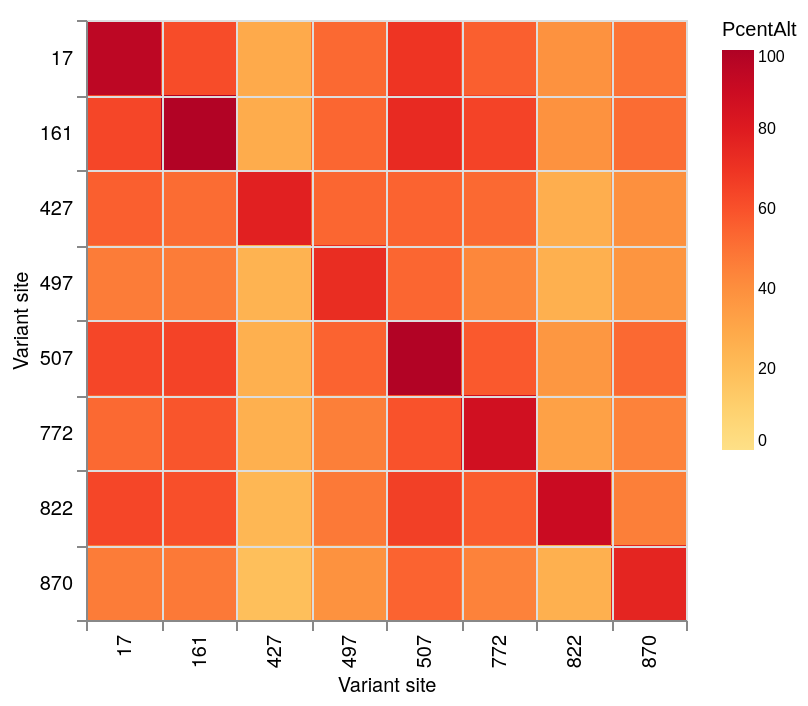

Write the Vega-Lite specification saved for this chart.
### Vega-Lite specification from a JSON file in a GitHub repository (floating-point values rounded to 4 significant figures)
{"$schema": "https://vega.github.io/schema/vega-lite/v5.json", "data": {"values": [{"SNP1": 17, "SNP2": 17, "Alt": 156, "Ref": 1, "Total": 165, "PcentAlt": 95.0, "PcentRef": 1.0}, {"SNP1": 17, "SNP2": 161, "Alt": 102, "Ref": 0, "Total": 165, "PcentAlt": 62.0, "PcentRef": 0.0}, {"SNP1": 17, "SNP2": 427, "Alt": 48, "Ref": 0, "Total": 165, "PcentAlt": 29.0, "PcentRef": 0.0}, {"SNP1": 17, "SNP2": 497, "Alt": 87, "Ref": 0, "Total": 165, "PcentAlt": 53.0, "PcentRef": 0.0}, {"SNP1": 17, "SNP2": 507, "Alt": 116, "Ref": 0, "Total": 165, "PcentAlt": 70.0, "PcentRef": 0.0}, {"SNP1": 17, "SNP2": 772, "Alt": 92, "Ref": 0, "Total": 165, "PcentAlt": 56.0, "PcentRef": 0.0}, {"SNP1": 17, "SNP2": 822, "Alt": 65, "Ref": 0, "Total": 165, "PcentAlt": 39.0, "PcentRef": 0.0}, {"SNP1": 17, "SNP2": 870, "Alt": 82, "Ref": 1, "Total": 165, "PcentAlt": 50.0, "PcentRef": 1.0}, {"SNP1": 161, "SNP2": 17, "Alt": 102, "Ref": 0, "Total": 160, "PcentAlt": 64.0, "PcentRef": 0.0}, {"SNP1": 161, "SNP2": 161, "Alt": 158, "Ref": 1, "Total": 160, "PcentAlt": 99.0, "PcentRef": 1.0}, {"SNP1": 161, "SNP2": 427, "Alt": 44, "Ref": 0, "Total": 160, "PcentAlt": 28.0, "PcentRef": 0.0}, {"SNP1": 161, "SNP2": 497, "Alt": 86, "Ref": 0, "Total": 160, "PcentAlt": 54.0, "PcentRef": 0.0}, {"SNP1": 161, "SNP2": 507, "Alt": 118, "Ref": 0, "Total": 160, "PcentAlt": 74.0, "PcentRef": 0.0}, {"SNP1": 161, "SNP2": 772, "Alt": 104, "Ref": 0, "Total": 160, "PcentAlt": 65.0, "PcentRef": 0.0}, {"SNP1": 161, "SNP2": 822, "Alt": 62, "Ref": 0, "Total": 160, "PcentAlt": 39.0, "PcentRef": 0.0}, {"SNP1": 161, "SNP2": 870, "Alt": 84, "Ref": 1, "Total": 160, "PcentAlt": 52.0, "PcentRef": 1.0}, {"SNP1": 427, "SNP2": 17, "Alt": 48, "Ref": 0, "Total": 85, "PcentAlt": 56.0, "PcentRef": 0.0}, {"SNP1": 427, "SNP2": 161, "Alt": 44, "Ref": 0, "Total": 85, "PcentAlt": 52.0, "PcentRef": 0.0}, {"SNP1": 427, "SNP2": 427, "Alt": 66, "Ref": 14, "Total": 85, "PcentAlt": 78.0, "PcentRef": 16.0}, {"SNP1": 427, "SNP2": 497, "Alt": 46, "Ref": 4, "Total": 85, "PcentAlt": 54.0, "PcentRef": 5.0}, {"SNP1": 427, "SNP2": 507, "Alt": 47, "Ref": 0, "Total": 85, "PcentAlt": 55.0, "PcentRef": 0.0}, {"SNP1": 427, "SNP2": 772, "Alt": 45, "Ref": 0, "Total": 85, "PcentAlt": 53.0, "PcentRef": 0.0}, {"SNP1": 427, "SNP2": 822, "Alt": 23, "Ref": 0, "Total": 85, "PcentAlt": 27.0, "PcentRef": 0.0}, {"SNP1": 427, "SNP2": 870, "Alt": 34, "Ref": 0, "Total": 85, "PcentAlt": 40.0, "PcentRef": 0.0}, {"SNP1": 497, "SNP2": 17, "Alt": 87, "Ref": 0, "Total": 184, "PcentAlt": 47.0, "PcentRef": 0.0}, {"SNP1": 497, "SNP2": 161, "Alt": 86, "Ref": 0, "Total": 184, "PcentAlt": 47.0, "PcentRef": 0.0}, {"SNP1": 497, "SNP2": 427, "Alt": 46, "Ref": 4, "Total": 184, "PcentAlt": 25.0, "PcentRef": 2.0}, {"SNP1": 497, "SNP2": 497, "Alt": 135, "Ref": 49, "Total": 184, "PcentAlt": 73.0, "PcentRef": 27.0}, {"SNP1": 497, "SNP2": 507, "Alt": 100, "Ref": 0, "Total": 184, "PcentAlt": 54.0, "PcentRef": 0.0}, {"SNP1": 497, "SNP2": 772, "Alt": 80, "Ref": 0, "Total": 184, "PcentAlt": 43.0, "PcentRef": 0.0}, {"SNP1": 497, "SNP2": 822, "Alt": 48, "Ref": 4, "Total": 184, "PcentAlt": 26.0, "PcentRef": 2.0}, {"SNP1": 497, "SNP2": 870, "Alt": 69, "Ref": 9, "Total": 184, "PcentAlt": 38.0, "PcentRef": 5.0}, {"SNP1": 507, "SNP2": 17, "Alt": 116, "Ref": 0, "Total": 182, "PcentAlt": 64.0, "PcentRef": 0.0}, {"SNP1": 507, "SNP2": 161, "Alt": 118, "Ref": 0, "Total": 182, "PcentAlt": 65.0, "PcentRef": 0.0}, {"SNP1": 507, "SNP2": 427, "Alt": 47, "Ref": 0, "Total": 182, "PcentAlt": 26.0, "PcentRef": 0.0}, {"SNP1": 507, "SNP2": 497, "Alt": 100, "Ref": 0, "Total": 182, "PcentAlt": 55.0, "PcentRef": 0.0}, {"SNP1": 507, "SNP2": 507, "Alt": 181, "Ref": 0, "Total": 182, "PcentAlt": 99.0, "PcentRef": 0.0}, {"SNP1": 507, "SNP2": 772, "Alt": 105, "Ref": 0, "Total": 182, "PcentAlt": 58.0, "PcentRef": 0.0}, {"SNP1": 507, "SNP2": 822, "Alt": 67, "Ref": 0, "Total": 182, "PcentAlt": 37.0, "PcentRef": 0.0}, {"SNP1": 507, "SNP2": 870, "Alt": 97, "Ref": 0, "Total": 182, "PcentAlt": 53.0, "PcentRef": 0.0}, {"SNP1": 772, "SNP2": 17, "Alt": 92, "Ref": 0, "Total": 175, "PcentAlt": 53.0, "PcentRef": 0.0}, {"SNP1": 772, "SNP2": 161, "Alt": 104, "Ref": 0, "Total": 175, "PcentAlt": 59.0, "PcentRef": 0.0}, {"SNP1": 772, "SNP2": 427, "Alt": 45, "Ref": 0, "Total": 175, "PcentAlt": 26.0, "PcentRef": 0.0}, {"SNP1": 772, "SNP2": 497, "Alt": 80, "Ref": 0, "Total": 175, "PcentAlt": 46.0, "PcentRef": 0.0}, {"SNP1": 772, "SNP2": 507, "Alt": 105, "Ref": 0, "Total": 175, "PcentAlt": 60.0, "PcentRef": 0.0}, {"SNP1": 772, "SNP2": 772, "Alt": 152, "Ref": 0, "Total": 175, "PcentAlt": 87.0, "PcentRef": 0.0}, {"SNP1": 772, "SNP2": 822, "Alt": 58, "Ref": 0, "Total": 175, "PcentAlt": 33.0, "PcentRef": 0.0}, {"SNP1": 772, "SNP2": 870, "Alt": 78, "Ref": 0, "Total": 175, "PcentAlt": 45.0, "PcentRef": 0.0}, {"SNP1": 822, "SNP2": 17, "Alt": 65, "Ref": 0, "Total": 101, "PcentAlt": 64.0, "PcentRef": 0.0}, {"SNP1": 822, "SNP2": 161, "Alt": 62, "Ref": 0, "Total": 101, "PcentAlt": 61.0, "PcentRef": 0.0}, {"SNP1": 822, "SNP2": 427, "Alt": 23, "Ref": 0, "Total": 101, "PcentAlt": 23.0, "PcentRef": 0.0}, {"SNP1": 822, "SNP2": 497, "Alt": 48, "Ref": 4, "Total": 101, "PcentAlt": 48.0, "PcentRef": 4.0}, {"SNP1": 822, "SNP2": 507, "Alt": 67, "Ref": 0, "Total": 101, "PcentAlt": 66.0, "PcentRef": 0.0}, {"SNP1": 822, "SNP2": 772, "Alt": 58, "Ref": 0, "Total": 101, "PcentAlt": 57.0, "PcentRef": 0.0}, {"SNP1": 822, "SNP2": 822, "Alt": 91, "Ref": 9, "Total": 101, "PcentAlt": 90.0, "PcentRef": 9.0}, {"SNP1": 822, "SNP2": 870, "Alt": 46, "Ref": 1, "Total": 101, "PcentAlt": 46.0, "PcentRef": 1.0}, {"SNP1": 870, "SNP2": 17, "Alt": 82, "Ref": 1, "Total": 175, "PcentAlt": 47.0, "PcentRef": 1.0}, {"SNP1": 870, "SNP2": 161, "Alt": 84, "Ref": 1, "Total": 175, "PcentAlt": 48.0, "PcentRef": 1.0}, {"SNP1": 870, "SNP2": 427, "Alt": 34, "Ref": 0, "Total": 175, "PcentAlt": 19.0, "PcentRef": 0.0}, {"SNP1": 870, "SNP2": 497, "Alt": 69, "Ref": 9, "Total": 175, "PcentAlt": 39.0, "PcentRef": 5.0}, {"SNP1": 870, "SNP2": 507, "Alt": 97, "Ref": 0, "Total": 175, "PcentAlt": 55.0, "PcentRef": 0.0}, {"SNP1": 870, "SNP2": 772, "Alt": 78, "Ref": 0, "Total": 175, "PcentAlt": 45.0, "PcentRef": 0.0}, {"SNP1": 870, "SNP2": 822, "Alt": 46, "Ref": 1, "Total": 175, "PcentAlt": 26.0, "PcentRef": 1.0}, {"SNP1": 870, "SNP2": 870, "Alt": 133, "Ref": 29, "Total": 175, "PcentAlt": 76.0, "PcentRef": 17.0}]}, "mark": "rect", "width": 300, "height": 300, "title": {"fontSize": 16}, "encoding": {"y": {"field": "SNP1", "type": "ordinal", "title": "Variant site", "axis": {"labelFont": "Helvetica Neue", "titleFontSize": 10, "titleFontWeight": 400, "labelFontWeight": 300, "titleFont": "Helvetica Neue"}}, "x": {"field": "SNP2", "type": "ordinal", "title": "Variant site", "axis": {"labelFont": "Helvetica Neue", "titleFontSize": 10, "titleFontWeight": 400, "labelFontWeight": 300, "titleFont": "Helvetica Neue"}}, "color": {"type": "quantitative", "field": "PcentAlt", "scale": {"domain": [0, 100], "scheme": "yelloworangered"}}}, "config": {"legend": {"labelFontSize": 8, "titleFontWeight": 300, "labelFontWeight": 300, "titleFontSize": 10}, "axis": {"grid": true, "tickBand": "extent"}}}
